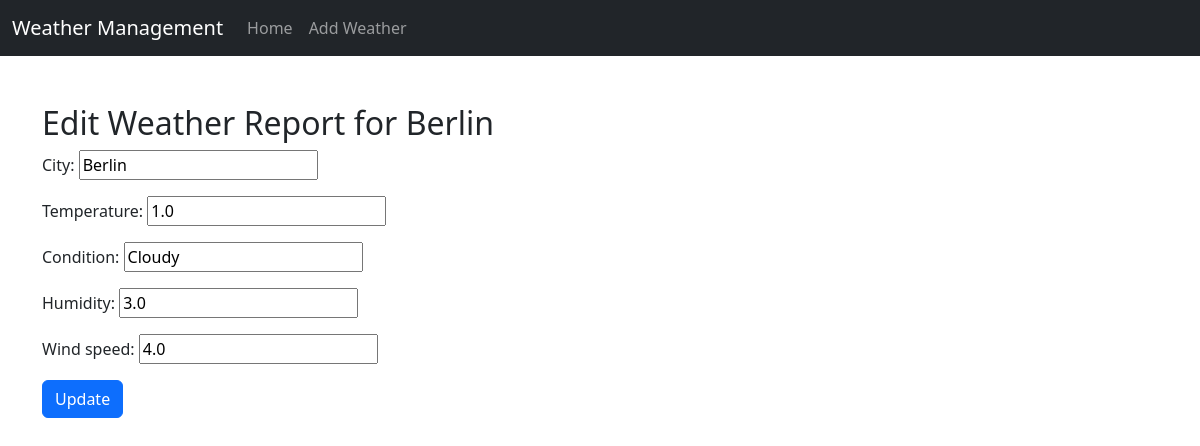
The app's page /edit-weather/4/ with its own data.
### weather/models.py (models this page shows, shortened)
class Weather(models.Model):
    city = models.CharField(max_length=100, unique=True)
    temperature = models.FloatField()
    condition = models.CharField(max_length=100)
    humidity = models.FloatField()
    wind_speed = models.FloatField()

### weather/views.py (the view)
# urls.py: path('edit-weather/<int:pk>/', views.edit_weather, name='edit_weather'),
def edit_weather(request, pk):
    weather = get_object_or_404(Weather, pk=pk)
    if request.method == 'POST':
        form = WeatherForm(request.POST, instance=weather)
        if form.is_valid():
            form.save()
            return redirect('home')
    else:
        form = WeatherForm(instance=weather)
    return render(request, 'weather/edit_weather.html', {'form': form, 'weather': weather})

### weather/forms.py
class WeatherForm(forms.ModelForm):
    class Meta:
        model = Weather
        fields = ['city', 'temperature', 'condition', 'humidity', 'wind_speed']

### weather/templates/weather/edit_weather.html (shortened to what this page needs)
{% extends "weather/base.html" %}
{% block content %}
<h2>Edit Weather Report for {{ weather.city }}</h2>
<form method="POST">
    {{ form.as_p }}
    <button type="submit" class="btn btn-primary">Update</button>
</form>
{% endblock %}

### records on screen
Weather: city "Berlin", temperature "1.0", condition "Cloudy", humidity "3.0", wind_speed "4.0"
